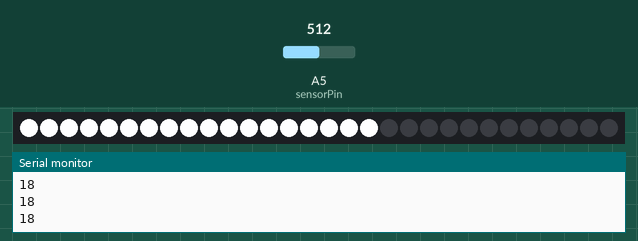
The sketch below on a simulated Arduino Uno, built with avr-gcc and run on an emulated ATmega328P. Shown: 30 RGB LEDs in strip order, left to right, the last lines printed to the serial monitor. Inputs (shaded band) come from the test bench; at power-on: A5 (sensorPin) = 512.

Above: at 1.2 s.
1.3 s: A5 (sensorPin) set to 716
At 2.5 s:
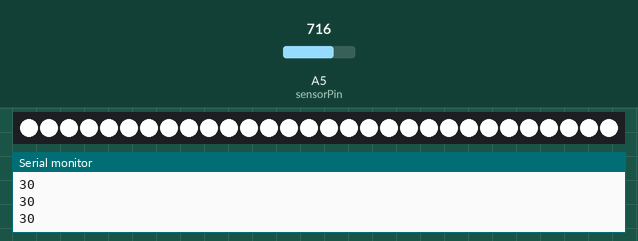
2.8 s: A5 (sensorPin) set to 306
At 3.7 s:
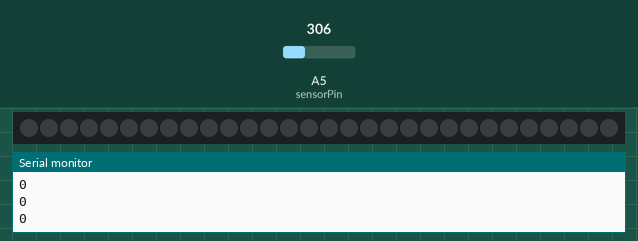
4.3 s: A5 (sensorPin) set to 511
At 4.8 s:
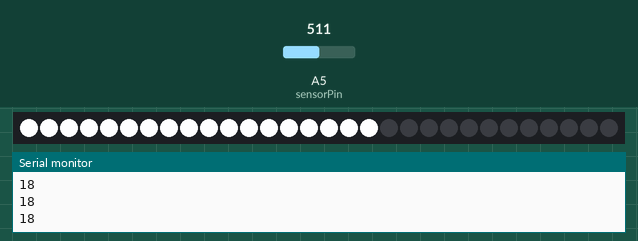
5.8 s: A5 (sensorPin) set to 122
At 7.2 s:
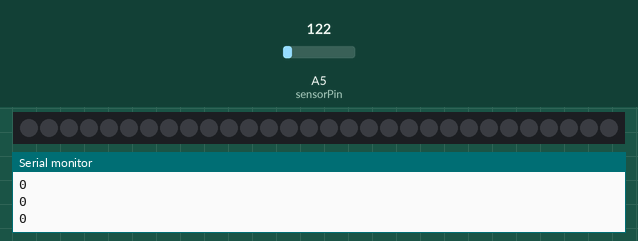
Timing chart, 0 to 8.3 s (numbered marks = the images above; inputs shaded):
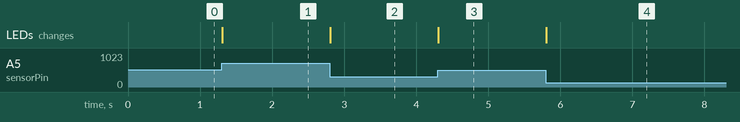

Measured:
- after the input at 1.3 s, the LEDs: change at once (image 1)
- after the input at 2.8 s, the LEDs: change at once (image 2)
- after the input at 4.3 s, the LEDs: change at once (image 3)
- after the input at 5.8 s, the LEDs: change at once (image 4)

The sketch:

stretchlily.ino
```cpp
#include <Adafruit_NeoPixel.h>
#include <avr/power.h>

const int sensorPin   = A5 ;

const int BUTTON_PIN     =  2 ;  // The number of the pushbutton pin
const int NEOPIXEL_PIN   =  6 ;  // The number of the LED pin
const int NUMPIXELS      = 30 ;  // The number of LEDs in the LED strip.


int sensorValue;

Adafruit_NeoPixel strip = Adafruit_NeoPixel(NUMPIXELS, NEOPIXEL_PIN, NEO_GRB + NEO_KHZ800);

void setup() {
  strip.begin(); // This initializes the NeoPixel library.
   strip.show(); // Initialize all pixels to 'off'
  pinMode(BUTTON_PIN, INPUT_PULLUP); // Initialize the pushbutton pin as an input
                                     // and high by default.
  Serial.begin(9600); // initialize serial communications at 9600 bps:
  pinMode(6,OUTPUT);
}

void loop() {

   sensorValue = analogRead(sensorPin);
   sensorValue=sensorValue-400;
   sensorValue=sensorValue/6;
   if (sensorValue<0)  sensorValue=0;
   if (sensorValue>30)  sensorValue=30;


   Serial.println(sensorValue);


  for( int pixel = 0 ; pixel < sensorValue ; pixel++ ) {
   strip.setPixelColor(pixel,255,255,255);
  }
  for( int pixel = sensorValue ; pixel < NUMPIXELS ; pixel++ ) {
   strip.setPixelColor(pixel,0,0,0);
  }
  strip.show(); // This sends the updated pixel color to the hardware.
}
```
